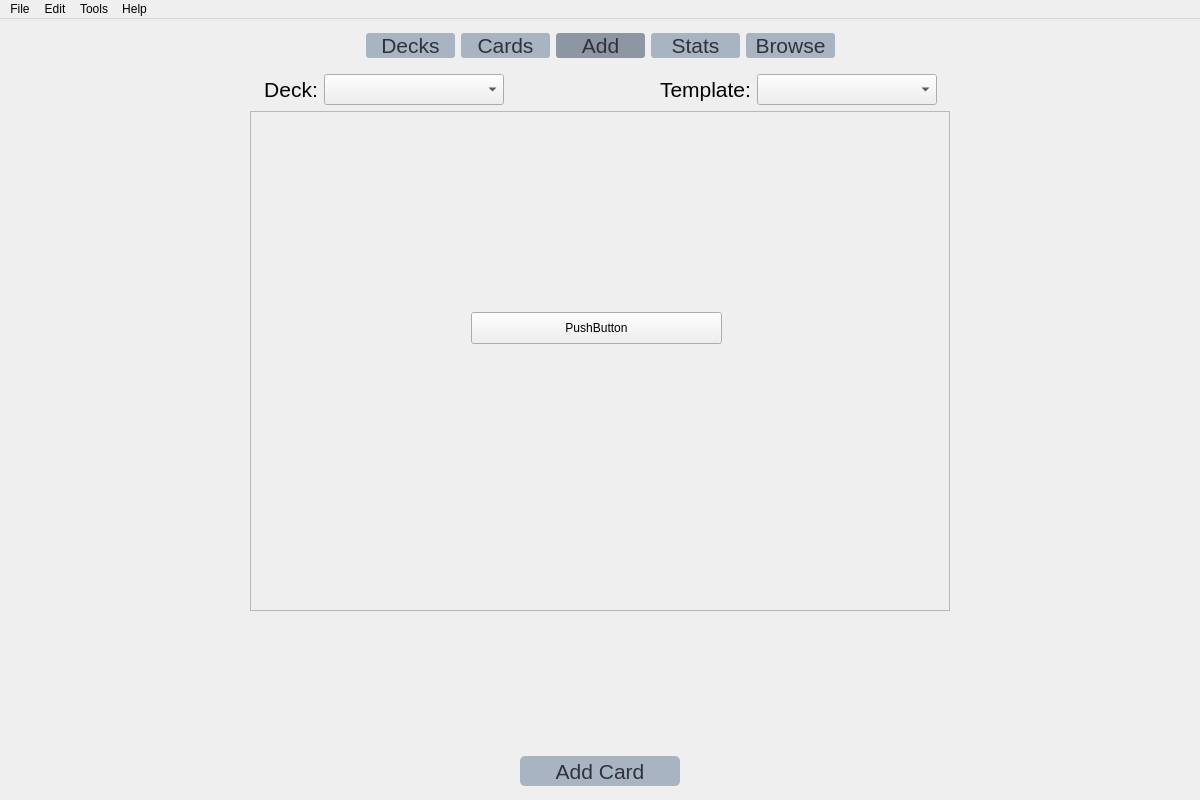
<?xml version="1.0" encoding="UTF-8"?>
<ui version="4.0">
 <class>MainWindow</class>
 <widget class="QMainWindow" name="MainWindow">
  <property name="geometry">
   <rect>
    <x>0</x>
    <y>0</y>
    <width>1200</width>
    <height>800</height>
   </rect>
  </property>
  <property name="windowTitle">
   <string>MainWindow</string>
  </property>
  <property name="styleSheet">
   <string notr="true"/>
  </property>
  <widget class="QWidget" name="centralwidget">
   <property name="styleSheet">
    <string notr="true"/>
   </property>
   <layout class="QVBoxLayout" name="verticalLayout">
    <item>
     <spacer name="verticalSpacer_3">
      <property name="orientation">
       <enum>Qt::Vertical</enum>
      </property>
      <property name="sizeType">
       <enum>QSizePolicy::Fixed</enum>
      </property>
      <property name="sizeHint" stdset="0">
       <size>
        <width>20</width>
        <height>5</height>
       </size>
      </property>
     </spacer>
    </item>
    <item>
     <layout class="QHBoxLayout" name="horizontalLayout">
      <item>
       <spacer name="horizontalSpacer_6">
        <property name="orientation">
         <enum>Qt::Horizontal</enum>
        </property>
        <property name="sizeHint" stdset="0">
         <size>
          <width>0</width>
          <height>20</height>
         </size>
        </property>
       </spacer>
      </item>
      <item>
       <widget class="QPushButton" name="decks">
        <property name="sizePolicy">
         <sizepolicy hsizetype="Minimum" vsizetype="Fixed">
          <horstretch>0</horstretch>
          <verstretch>0</verstretch>
         </sizepolicy>
        </property>
        <property name="minimumSize">
         <size>
          <width>89</width>
          <height>0</height>
         </size>
        </property>
        <property name="font">
         <font>
          <family>MS Shell Dlg 2</family>
          <pointsize>16</pointsize>
          <weight>50</weight>
          <italic>false</italic>
          <bold>false</bold>
         </font>
        </property>
        <property name="styleSheet">
         <string notr="true">border-radius:3px;background-color:rgb(169, 180, 194);color:rgb(47, 50, 58);
font: 16pt</string>
        </property>
        <property name="text">
         <string>Decks</string>
        </property>
       </widget>
      </item>
      <item>
       <widget class="QPushButton" name="cards">
        <property name="sizePolicy">
         <sizepolicy hsizetype="Minimum" vsizetype="Fixed">
          <horstretch>0</horstretch>
          <verstretch>0</verstretch>
         </sizepolicy>
        </property>
        <property name="minimumSize">
         <size>
          <width>89</width>
          <height>0</height>
         </size>
        </property>
        <property name="font">
         <font>
          <family>MS Shell Dlg 2</family>
          <pointsize>16</pointsize>
          <weight>50</weight>
          <italic>false</italic>
          <bold>false</bold>
         </font>
        </property>
        <property name="styleSheet">
         <string notr="true">border-radius:3px;background-color:rgb(169, 180, 194);
font: 16pt;color:rgb(47, 50, 58)</string>
        </property>
        <property name="text">
         <string>Cards</string>
        </property>
       </widget>
      </item>
      <item>
       <widget class="QPushButton" name="add">
        <property name="sizePolicy">
         <sizepolicy hsizetype="Minimum" vsizetype="Fixed">
          <horstretch>0</horstretch>
          <verstretch>0</verstretch>
         </sizepolicy>
        </property>
        <property name="minimumSize">
         <size>
          <width>89</width>
          <height>0</height>
         </size>
        </property>
        <property name="styleSheet">
         <string notr="true">border-radius:3px;background-color:#8F96A3;
font: 16pt;color:rgb(47, 50, 58)</string>
        </property>
        <property name="text">
         <string>Add</string>
        </property>
       </widget>
      </item>
      <item>
       <widget class="QPushButton" name="stats">
        <property name="sizePolicy">
         <sizepolicy hsizetype="Minimum" vsizetype="Fixed">
          <horstretch>0</horstretch>
          <verstretch>0</verstretch>
         </sizepolicy>
        </property>
        <property name="minimumSize">
         <size>
          <width>89</width>
          <height>0</height>
         </size>
        </property>
        <property name="font">
         <font>
          <family>MS Shell Dlg 2</family>
          <pointsize>16</pointsize>
          <weight>50</weight>
          <italic>false</italic>
          <bold>false</bold>
         </font>
        </property>
        <property name="styleSheet">
         <string notr="true">border-radius:3px;background-color:rgb(169, 180, 194);
font: 16pt;color:rgb(47, 50, 58)</string>
        </property>
        <property name="text">
         <string>Stats</string>
        </property>
       </widget>
      </item>
      <item>
       <widget class="QPushButton" name="browse">
        <property name="sizePolicy">
         <sizepolicy hsizetype="Minimum" vsizetype="Fixed">
          <horstretch>0</horstretch>
          <verstretch>0</verstretch>
         </sizepolicy>
        </property>
        <property name="minimumSize">
         <size>
          <width>89</width>
          <height>0</height>
         </size>
        </property>
        <property name="font">
         <font>
          <family>MS Shell Dlg 2</family>
          <pointsize>16</pointsize>
          <weight>50</weight>
          <italic>false</italic>
          <bold>false</bold>
         </font>
        </property>
        <property name="styleSheet">
         <string notr="true">border-radius:3px;background-color:rgb(169, 180, 194);
font: 16pt;color:rgb(47, 50, 58)</string>
        </property>
        <property name="text">
         <string>Browse</string>
        </property>
       </widget>
      </item>
      <item>
       <spacer name="horizontalSpacer_7">
        <property name="orientation">
         <enum>Qt::Horizontal</enum>
        </property>
        <property name="sizeHint" stdset="0">
         <size>
          <width>0</width>
          <height>20</height>
         </size>
        </property>
       </spacer>
      </item>
     </layout>
    </item>
    <item>
     <spacer name="verticalSpacer_2">
      <property name="orientation">
       <enum>Qt::Vertical</enum>
      </property>
      <property name="sizeType">
       <enum>QSizePolicy::Fixed</enum>
      </property>
      <property name="sizeHint" stdset="0">
       <size>
        <width>20</width>
        <height>10</height>
       </size>
      </property>
     </spacer>
    </item>
    <item>
     <layout class="QHBoxLayout" name="horizontalLayout_2">
      <item>
       <spacer name="horizontalSpacer_4">
        <property name="orientation">
         <enum>Qt::Horizontal</enum>
        </property>
        <property name="sizeType">
         <enum>QSizePolicy::MinimumExpanding</enum>
        </property>
        <property name="sizeHint" stdset="0">
         <size>
          <width>0</width>
          <height>20</height>
         </size>
        </property>
       </spacer>
      </item>
      <item>
       <widget class="QLabel" name="label">
        <property name="styleSheet">
         <string notr="true">font: 16pt;</string>
        </property>
        <property name="text">
         <string>Deck:</string>
        </property>
        <property name="alignment">
         <set>Qt::AlignCenter</set>
        </property>
       </widget>
      </item>
      <item>
       <widget class="QComboBox" name="decksbox">
        <property name="sizePolicy">
         <sizepolicy hsizetype="Minimum" vsizetype="Fixed">
          <horstretch>0</horstretch>
          <verstretch>0</verstretch>
         </sizepolicy>
        </property>
        <property name="minimumSize">
         <size>
          <width>180</width>
          <height>0</height>
         </size>
        </property>
        <property name="styleSheet">
         <string notr="true">font: 14pt;</string>
        </property>
       </widget>
      </item>
      <item>
       <spacer name="horizontalSpacer_5">
        <property name="orientation">
         <enum>Qt::Horizontal</enum>
        </property>
        <property name="sizeType">
         <enum>QSizePolicy::Fixed</enum>
        </property>
        <property name="sizeHint" stdset="0">
         <size>
          <width>150</width>
          <height>20</height>
         </size>
        </property>
       </spacer>
      </item>
      <item>
       <widget class="QLabel" name="label_2">
        <property name="styleSheet">
         <string notr="true">font: 16pt;</string>
        </property>
        <property name="text">
         <string>Template:</string>
        </property>
        <property name="alignment">
         <set>Qt::AlignCenter</set>
        </property>
       </widget>
      </item>
      <item>
       <widget class="QComboBox" name="templatesbox">
        <property name="sizePolicy">
         <sizepolicy hsizetype="Minimum" vsizetype="Fixed">
          <horstretch>0</horstretch>
          <verstretch>0</verstretch>
         </sizepolicy>
        </property>
        <property name="minimumSize">
         <size>
          <width>180</width>
          <height>0</height>
         </size>
        </property>
        <property name="styleSheet">
         <string notr="true">font: 14pt;</string>
        </property>
       </widget>
      </item>
      <item>
       <spacer name="horizontalSpacer_3">
        <property name="orientation">
         <enum>Qt::Horizontal</enum>
        </property>
        <property name="sizeType">
         <enum>QSizePolicy::MinimumExpanding</enum>
        </property>
        <property name="sizeHint" stdset="0">
         <size>
          <width>0</width>
          <height>20</height>
         </size>
        </property>
       </spacer>
      </item>
     </layout>
    </item>
    <item>
     <layout class="QHBoxLayout" name="horizontalLayout_3">
      <item>
       <spacer name="horizontalSpacer">
        <property name="orientation">
         <enum>Qt::Horizontal</enum>
        </property>
        <property name="sizeType">
         <enum>QSizePolicy::MinimumExpanding</enum>
        </property>
        <property name="sizeHint" stdset="0">
         <size>
          <width>0</width>
          <height>20</height>
         </size>
        </property>
       </spacer>
      </item>
      <item>
       <widget class="QScrollArea" name="scroll">
        <property name="sizePolicy">
         <sizepolicy hsizetype="Fixed" vsizetype="Fixed">
          <horstretch>0</horstretch>
          <verstretch>0</verstretch>
         </sizepolicy>
        </property>
        <property name="minimumSize">
         <size>
          <width>700</width>
          <height>500</height>
         </size>
        </property>
        <property name="styleSheet">
         <string notr="true"/>
        </property>
        <property name="widgetResizable">
         <bool>true</bool>
        </property>
        <widget class="QWidget" name="scrollAreaWidgetContents">
         <property name="geometry">
          <rect>
           <x>0</x>
           <y>0</y>
           <width>698</width>
           <height>498</height>
          </rect>
         </property>
         <property name="styleSheet">
          <string notr="true"/>
         </property>
         <widget class="QPushButton" name="pushButton">
          <property name="geometry">
           <rect>
            <x>220</x>
            <y>200</y>
            <width>251</width>
            <height>32</height>
           </rect>
          </property>
          <property name="text">
           <string>PushButton</string>
          </property>
         </widget>
        </widget>
       </widget>
      </item>
      <item>
       <spacer name="horizontalSpacer_2">
        <property name="orientation">
         <enum>Qt::Horizontal</enum>
        </property>
        <property name="sizeHint" stdset="0">
         <size>
          <width>40</width>
          <height>20</height>
         </size>
        </property>
       </spacer>
      </item>
     </layout>
    </item>
    <item>
     <spacer name="verticalSpacer">
      <property name="orientation">
       <enum>Qt::Vertical</enum>
      </property>
      <property name="sizeHint" stdset="0">
       <size>
        <width>20</width>
        <height>40</height>
       </size>
      </property>
     </spacer>
    </item>
    <item>
     <widget class="QLabel" name="error">
      <property name="styleSheet">
       <string notr="true">font: 12pt &quot;MS Shell Dlg 2&quot;;color:red;</string>
      </property>
      <property name="text">
       <string/>
      </property>
      <property name="alignment">
       <set>Qt::AlignCenter</set>
      </property>
     </widget>
    </item>
    <item>
     <layout class="QHBoxLayout" name="horizontalLayout_4">
      <item>
       <spacer name="horizontalSpacer_8">
        <property name="orientation">
         <enum>Qt::Horizontal</enum>
        </property>
        <property name="sizeHint" stdset="0">
         <size>
          <width>40</width>
          <height>20</height>
         </size>
        </property>
       </spacer>
      </item>
      <item>
       <widget class="QPushButton" name="addcard">
        <property name="sizePolicy">
         <sizepolicy hsizetype="Minimum" vsizetype="Minimum">
          <horstretch>0</horstretch>
          <verstretch>0</verstretch>
         </sizepolicy>
        </property>
        <property name="minimumSize">
         <size>
          <width>160</width>
          <height>30</height>
         </size>
        </property>
        <property name="styleSheet">
         <string notr="true">border-radius:5px;background-color:rgb(169, 180, 194);
font: 16pt;color:rgb(47, 50, 58)</string>
        </property>
        <property name="text">
         <string>Add Card</string>
        </property>
       </widget>
      </item>
      <item>
       <spacer name="horizontalSpacer_9">
        <property name="orientation">
         <enum>Qt::Horizontal</enum>
        </property>
        <property name="sizeHint" stdset="0">
         <size>
          <width>40</width>
          <height>20</height>
         </size>
        </property>
       </spacer>
      </item>
     </layout>
    </item>
    <item>
     <spacer name="verticalSpacer_4">
      <property name="orientation">
       <enum>Qt::Vertical</enum>
      </property>
      <property name="sizeType">
       <enum>QSizePolicy::Fixed</enum>
      </property>
      <property name="sizeHint" stdset="0">
       <size>
        <width>10</width>
        <height>5</height>
       </size>
      </property>
     </spacer>
    </item>
   </layout>
  </widget>
  <widget class="QMenuBar" name="menubar">
   <property name="geometry">
    <rect>
     <x>0</x>
     <y>0</y>
     <width>1200</width>
     <height>36</height>
    </rect>
   </property>
   <widget class="QMenu" name="menuFile">
    <property name="title">
     <string>File</string>
    </property>
   </widget>
   <widget class="QMenu" name="menuEdit">
    <property name="title">
     <string>Edit</string>
    </property>
   </widget>
   <widget class="QMenu" name="menuTools">
    <property name="title">
     <string>Tools</string>
    </property>
   </widget>
   <widget class="QMenu" name="menuHelp">
    <property name="title">
     <string>Help</string>
    </property>
   </widget>
   <addaction name="menuFile"/>
   <addaction name="menuEdit"/>
   <addaction name="menuTools"/>
   <addaction name="menuHelp"/>
  </widget>
  <action name="actionAdd">
   <property name="enabled">
    <bool>true</bool>
   </property>
   <property name="text">
    <string>Add</string>
   </property>
   <property name="toolTip">
    <string>Shortcut: ctrl-A</string>
   </property>
   <property name="shortcut">
    <string>Ctrl+A</string>
   </property>
  </action>
 </widget>
 <resources/>
 <connections/>
</ui>
